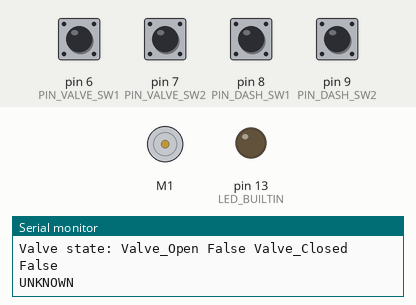
Bench run of a program on a simulated Arduino Uno, built with avr-gcc and run on an emulated ATmega328P. On the bench: DC motor (green arrow = forward, orange = backward, longer = faster), output pins drawn as LEDs (lit = HIGH), the last lines printed to the serial monitor. The inputs (shaded band) are chosen by the test bench; at power-on: pin 6 (PIN_VALVE_SW1), pin 7 (PIN_VALVE_SW2), pin 8 (PIN_DASH_SW1), pin 9 (PIN_DASH_SW2) HIGH.

Above: at 1.4 s.
1.5 s: pin 8 (PIN_DASH_SW1) pulled LOW for 0.6 s
At 2.2 s:
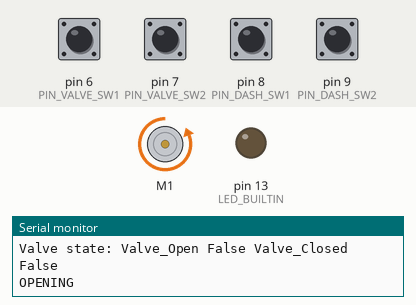
3.6 s: pin 9 (PIN_DASH_SW2) pulled LOW for 0.6 s
At 4.3 s:
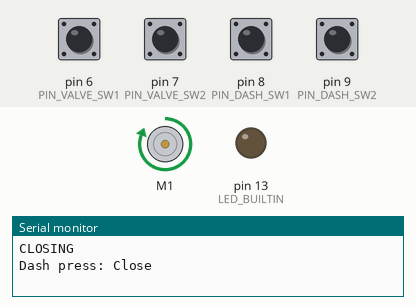
7.8 s: pin 7 (PIN_VALVE_SW2) pulled LOW for 0.6 s
At 9.5 s:
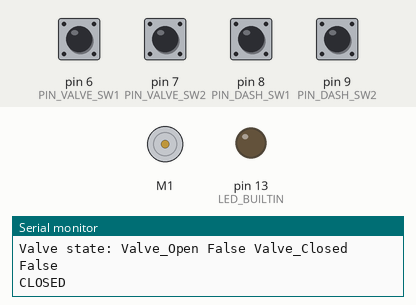
9.9 s: pin 8 (PIN_DASH_SW1) pulled LOW for 1 s
At 11.5 s:
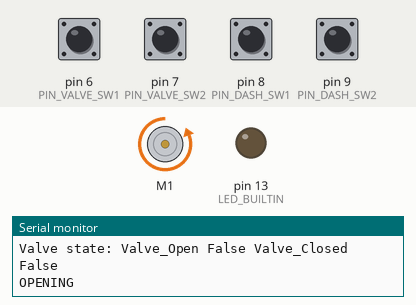
12.4 s: pin 6 (PIN_VALVE_SW1) pulled LOW for 1 s
At 14.0 s:
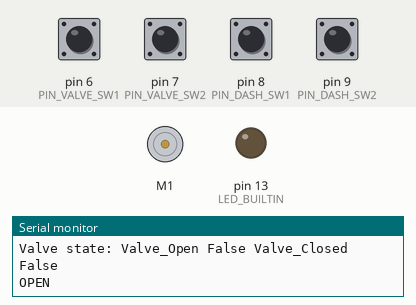
Timing chart, 0 to 15.5 s (numbered marks = the images above; inputs shaded):
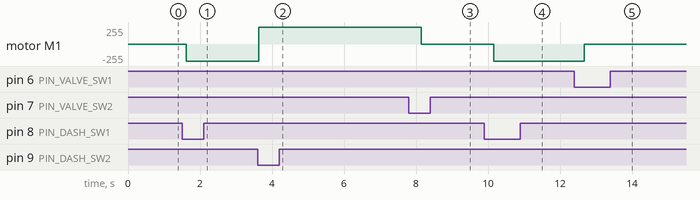

Measured:
- after the input at 1.5 s, motor M1: stopped → backward 255/255 after 0.12 s
- after the input at 3.6 s, motor M1: backward 255/255 → forward 255/255 at once
- after the input at 7.8 s, motor M1: forward 255/255 → stopped after 0.35 s
- after the input at 9.9 s, motor M1: stopped → backward 255/255 after 0.26 s
- after the input at 12.4 s, motor M1: backward 255/255 → stopped after 0.28 s

The program:

main.cpp
```cpp
#include "Arduino.h"
#include "valve.h"

#include <Wire.h>
#include <Adafruit_MotorShield.h>

// Set LED_BUILTIN if it is not defined by Arduino framework
// #define LED_BUILTIN 13

// Create the motor shield object with the default I2C address
Adafruit_MotorShield AFMS = Adafruit_MotorShield();
// Or, create it with a different I2C address (say for stacking)
// Adafruit_MotorShield AFMS = Adafruit_MotorShield(0x61);

// Select which 'port' M1, M2, M3 or M4. In this case, M1
Adafruit_DCMotor *motor1 = AFMS.getMotor(1);

// The end detection switches
#define PIN_VALVE_SW1 6
#define PIN_VALVE_SW2 7

Valve valve = Valve(motor1, PIN_VALVE_SW1, PIN_VALVE_SW2);

// Define the open-close switches on the dashboard
// A dpdt switch with spring return makes most sense

#define PIN_DASH_SW1 8
#define PIN_DASH_SW2 9

void setup()
{
  // initialize LED digital pin as an output.
  pinMode(LED_BUILTIN, OUTPUT);

  Serial.begin(9600);
  Serial.println("Valve control V1 - Adafruit Motorshield V2 version");

  pinMode(PIN_VALVE_SW1, INPUT_PULLUP);
  pinMode(PIN_VALVE_SW2, INPUT_PULLUP);

  AFMS.begin();  // create with the default frequency 1.6KHz
  //AFMS.begin(1000);  // OR with a different frequency, say 1KHz

  motor1->setSpeed(255);

  pinMode(PIN_DASH_SW1, INPUT_PULLUP);
  pinMode(PIN_DASH_SW2, INPUT_PULLUP);

  Serial.print("State: ");
  Serial.println(valve.GetStateStr());
}

int i = 1;

void loop()
{
  Serial.print("Valve state: ");
  Serial.println(valve.GetStateStr());

  bool sw_open = digitalRead(PIN_DASH_SW1) == 0;
  if (sw_open) {
    Serial.println("Dash press: Open");
    valve.Open();
  }
  bool sw_close = digitalRead(PIN_DASH_SW2) == 0;
  if (sw_close) {
    Serial.println("Dash press: Close");
    valve.Close();
  }

  delay(500);
}

/*
#define DIR_CLOSE FORWARD
#define DIR_OPEN BACKWARD

uint8_t direction = DIR_CLOSE;

void loop()
{
  if (direction == DIR_CLOSE) {
    Serial.println("Stänger");
    motor1->run(DIR_CLOSE);
  } else if (direction == DIR_OPEN) {
    Serial.println("Öppnar");
    motor1->run(DIR_OPEN);
  } else {
    Serial.println("Stop");
    motor1->run(RELEASE);
  }

  bool sw_open = digitalRead(PIN_VALVE_SW1) == 0;
  Serial.print(sw_open ? "Switch_Open True  " : "Switch_Open False ");

  bool sw_closed = digitalRead(PIN_VALVE_SW2) == 0;
  Serial.println(sw_closed ? "Switch_Closed True " : "Switch_Closed False");

  digitalWrite(LED_BUILTIN, HIGH);
  delay(400);

//  delay(700);

  if (i % 33 == 0)
  direction = BACKWARD;

  if (i++ % 8 == 0)
    direction = RELEASE;
  //    direction = (direction == FORWARD) ? BACKWARD : FORWARD;
}
*/
```

valve.cpp
```cpp
#include "Arduino.h"
#include "valve.h"

#define DIR_CLOSE FORWARD
#define DIR_OPEN BACKWARD

/// A simple encapsulation of the electirc valve.
/// The valve has a motor and two end position switches
/// This class keeps track of the current state.
/// You set a new state using Open() and Close(),
/// after that you need to call GetState (or GetStateString) in the main loop
/// this is where we monitor the end switches.

Valve::Valve(Adafruit_DCMotor* motor, int pin_open, int pin_closed)
{
    _motor = motor;
    _state = UNKNOWN;
    _pin_open = pin_open;
    _pin_closed = pin_closed;
}

MotorState Valve::GetState()
{
    bool sw_open = digitalRead(_pin_open) == 0;
    Serial.print(sw_open ? "Valve_Open True  " : "Valve_Open False ");
    if (_state == OPENING && sw_open)
    {
        _motor->run(RELEASE);
        _state = OPEN;
    }

    bool sw_closed = digitalRead(_pin_closed) == 0;
    Serial.println(sw_closed ? "Valve_Closed True " : "Valve_Closed False");
    if (_state == CLOSING && sw_closed)
    {
        _motor->run(RELEASE);
        _state = CLOSED;
    }

    return _state;
}

void Valve::Open()
{
    if (_state != OPEN) {
        _state = OPENING;
        _motor->run(DIR_OPEN);
    }
}

void Valve::Close()
{
    if (_state != CLOSED) {
        _state = CLOSING;
        _motor->run(DIR_CLOSE);
    }
}

const char* const Valve::GetStateStr()
{
    switch (GetState())
    {
    case UNKNOWN:
        return "UNKNOWN";
    case OPEN:
        return "OPEN";
    case OPENING:
        return "OPENING";
    case CLOSED:
        return "CLOSED";
    case CLOSING:
        return "CLOSING";

    default:
        return "BAD VALUE";
    }
}
```

valve.h
```cpp
#ifndef Valve_h
#define Valve_h

#include "Arduino.h"

#include <Wire.h>
#include <Adafruit_MotorShield.h>

enum MotorState {
  UNKNOWN,
  OPEN,
  OPENING,
  CLOSED,
  CLOSING
};

class Valve
{
    public:
        Valve(Adafruit_DCMotor* motor, int pin_open, int pin_closed);
        MotorState GetState();
        const char* const GetStateStr();
        void Open();
        void Close();
    private:
        Adafruit_DCMotor* _motor;
        MotorState _state;
        int _pin_open;
        int _pin_closed;
};

#endif
```
